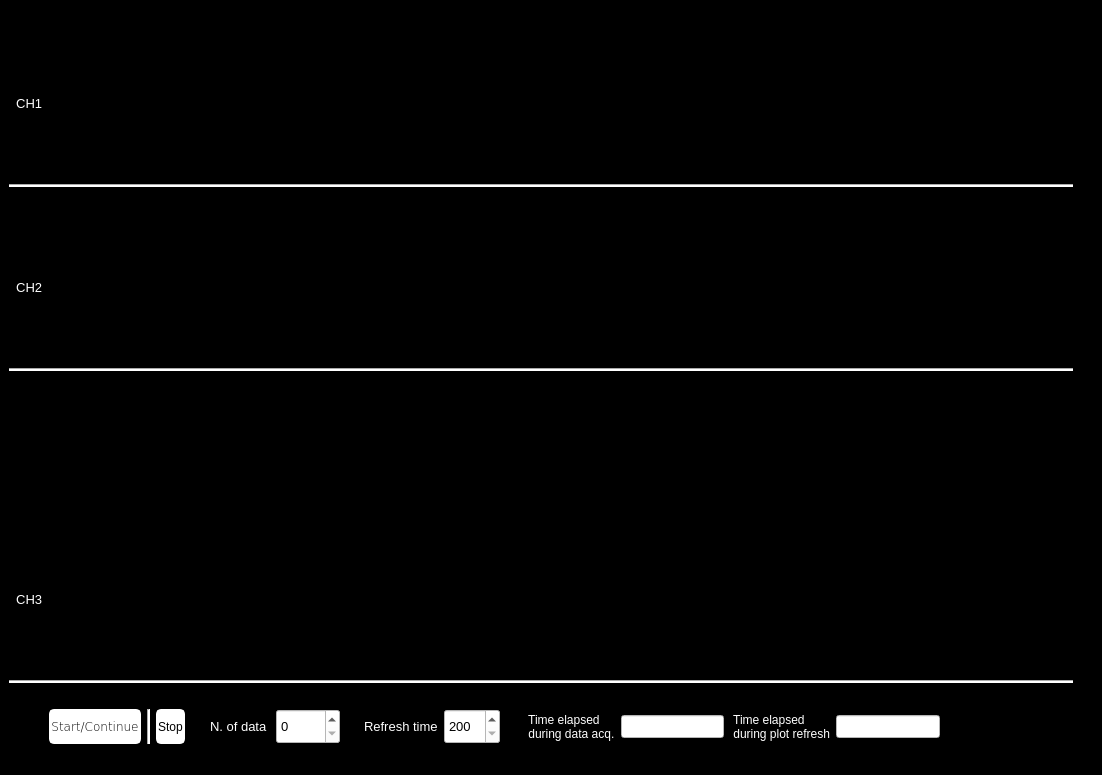
<?xml version="1.0" encoding="UTF-8"?>
<ui version="4.0">
 <class>MainWindow</class>
 <widget class="QMainWindow" name="MainWindow">
  <property name="geometry">
   <rect>
    <x>0</x>
    <y>0</y>
    <width>1102</width>
    <height>775</height>
   </rect>
  </property>
  <property name="windowTitle">
   <string>MainWindow</string>
  </property>
  <property name="styleSheet">
   <string notr="true">background-color: rgb(0, 0, 0);</string>
  </property>
  <widget class="QWidget" name="centralwidget">
   <layout class="QGridLayout" name="gridLayout">
    <item row="4" column="1" rowspan="4">
     <spacer name="verticalSpacer">
      <property name="orientation">
       <enum>Qt::Vertical</enum>
      </property>
      <property name="sizeHint" stdset="0">
       <size>
        <width>20</width>
        <height>40</height>
       </size>
      </property>
     </spacer>
    </item>
    <item row="1" column="0">
     <layout class="QHBoxLayout" name="horizontalLayout_5">
      <item>
       <widget class="QLabel" name="label_3">
        <property name="font">
         <font>
          <pointsize>10</pointsize>
         </font>
        </property>
        <property name="styleSheet">
         <string notr="true">color: rgb(255, 255, 255);</string>
        </property>
        <property name="text">
         <string>  CH1</string>
        </property>
       </widget>
      </item>
      <item>
       <widget class="PlotWidget" name="ch1Vplot" native="true">
        <property name="styleSheet">
         <string notr="true">background-color: rgb(0, 0, 0);</string>
        </property>
       </widget>
      </item>
      <item>
       <widget class="PlotWidget" name="ch1Aplot" native="true">
        <property name="styleSheet">
         <string notr="true">background-color: rgb(0, 0, 0);</string>
        </property>
       </widget>
      </item>
     </layout>
    </item>
    <item row="0" column="0">
     <spacer name="horizontalSpacer_9">
      <property name="orientation">
       <enum>Qt::Horizontal</enum>
      </property>
      <property name="sizeHint" stdset="0">
       <size>
        <width>40</width>
        <height>20</height>
       </size>
      </property>
     </spacer>
    </item>
    <item row="7" column="0">
     <layout class="QHBoxLayout" name="horizontalLayout_3">
      <item>
       <widget class="QLabel" name="label">
        <property name="font">
         <font>
          <pointsize>10</pointsize>
         </font>
        </property>
        <property name="styleSheet">
         <string notr="true">color: rgb(255, 255, 255);</string>
        </property>
        <property name="text">
         <string>  CH3</string>
        </property>
       </widget>
      </item>
      <item>
       <widget class="PlotWidget" name="ch3Vplot" native="true">
        <property name="styleSheet">
         <string notr="true">background-color: rgb(0, 0, 0);</string>
        </property>
       </widget>
      </item>
      <item>
       <widget class="PlotWidget" name="ch3Aplot" native="true">
        <property name="styleSheet">
         <string notr="true">background-color: rgb(0, 0, 0);</string>
        </property>
       </widget>
      </item>
     </layout>
    </item>
    <item row="10" column="0">
     <spacer name="horizontalSpacer_8">
      <property name="orientation">
       <enum>Qt::Horizontal</enum>
      </property>
      <property name="sizeHint" stdset="0">
       <size>
        <width>40</width>
        <height>20</height>
       </size>
      </property>
     </spacer>
    </item>
    <item row="9" column="0">
     <widget class="Line" name="line_4">
      <property name="styleSheet">
       <string notr="true">background-color: rgb(255, 255, 255);</string>
      </property>
      <property name="orientation">
       <enum>Qt::Horizontal</enum>
      </property>
     </widget>
    </item>
    <item row="2" column="0">
     <widget class="Line" name="line">
      <property name="styleSheet">
       <string notr="true">background-color: rgb(255, 255, 255);</string>
      </property>
      <property name="orientation">
       <enum>Qt::Horizontal</enum>
      </property>
     </widget>
    </item>
    <item row="5" column="0">
     <widget class="Line" name="line_2">
      <property name="styleSheet">
       <string notr="true">background-color: rgb(255, 255, 255);</string>
      </property>
      <property name="orientation">
       <enum>Qt::Horizontal</enum>
      </property>
     </widget>
    </item>
    <item row="6" column="0">
     <spacer name="horizontalSpacer_6">
      <property name="orientation">
       <enum>Qt::Horizontal</enum>
      </property>
      <property name="sizeHint" stdset="0">
       <size>
        <width>40</width>
        <height>20</height>
       </size>
      </property>
     </spacer>
    </item>
    <item row="3" column="0">
     <spacer name="horizontalSpacer_5">
      <property name="orientation">
       <enum>Qt::Horizontal</enum>
      </property>
      <property name="sizeHint" stdset="0">
       <size>
        <width>40</width>
        <height>20</height>
       </size>
      </property>
     </spacer>
    </item>
    <item row="11" column="0">
     <layout class="QHBoxLayout" name="horizontalLayout_2">
      <item>
       <spacer name="horizontalSpacer">
        <property name="orientation">
         <enum>Qt::Horizontal</enum>
        </property>
        <property name="sizeType">
         <enum>QSizePolicy::Minimum</enum>
        </property>
        <property name="sizeHint" stdset="0">
         <size>
          <width>40</width>
          <height>20</height>
         </size>
        </property>
       </spacer>
      </item>
      <item>
       <widget class="QPushButton" name="pushButton_2">
        <property name="sizePolicy">
         <sizepolicy hsizetype="MinimumExpanding" vsizetype="Maximum">
          <horstretch>0</horstretch>
          <verstretch>0</verstretch>
         </sizepolicy>
        </property>
        <property name="minimumSize">
         <size>
          <width>0</width>
          <height>35</height>
         </size>
        </property>
        <property name="font">
         <font>
          <family>Verdana</family>
          <pointsize>9</pointsize>
          <weight>9</weight>
          <italic>false</italic>
          <bold>false</bold>
         </font>
        </property>
        <property name="styleSheet">
         <string notr="true">QPushButton{
font: 75 9pt &quot;Verdana&quot;;
background-color: white;
    border: 2px solid white;
    border-radius: 5px;
}
QPushButton:pressed {
    background-color: green;
    border-style: inset;
}</string>
        </property>
        <property name="text">
         <string>Start/Continue</string>
        </property>
       </widget>
      </item>
      <item>
       <widget class="Line" name="line_6">
        <property name="styleSheet">
         <string notr="true">background-color: rgb(255, 255, 255);</string>
        </property>
        <property name="orientation">
         <enum>Qt::Vertical</enum>
        </property>
       </widget>
      </item>
      <item>
       <widget class="QPushButton" name="pushButton">
        <property name="sizePolicy">
         <sizepolicy hsizetype="MinimumExpanding" vsizetype="Maximum">
          <horstretch>0</horstretch>
          <verstretch>0</verstretch>
         </sizepolicy>
        </property>
        <property name="minimumSize">
         <size>
          <width>0</width>
          <height>35</height>
         </size>
        </property>
        <property name="autoFillBackground">
         <bool>false</bool>
        </property>
        <property name="styleSheet">
         <string notr="true">QPushButton{
font: 75 9pt &quot;Verdana&quot;;
background-color: white;
    border: 2px solid white;
    border-radius: 5px;
}
QPushButton:pressed {
    background-color: red;
    border-style: inset;
}</string>
        </property>
        <property name="text">
         <string>Stop</string>
        </property>
       </widget>
      </item>
      <item>
       <spacer name="horizontalSpacer_17">
        <property name="orientation">
         <enum>Qt::Horizontal</enum>
        </property>
        <property name="sizeHint" stdset="0">
         <size>
          <width>40</width>
          <height>20</height>
         </size>
        </property>
       </spacer>
      </item>
      <item>
       <widget class="QLabel" name="label_5">
        <property name="font">
         <font>
          <pointsize>10</pointsize>
         </font>
        </property>
        <property name="styleSheet">
         <string notr="true">color: rgb(255, 255, 255);</string>
        </property>
        <property name="text">
         <string>N. of data </string>
        </property>
       </widget>
      </item>
      <item>
       <widget class="QSpinBox" name="spinBox">
        <property name="sizePolicy">
         <sizepolicy hsizetype="Minimum" vsizetype="Maximum">
          <horstretch>0</horstretch>
          <verstretch>0</verstretch>
         </sizepolicy>
        </property>
        <property name="minimumSize">
         <size>
          <width>0</width>
          <height>35</height>
         </size>
        </property>
        <property name="font">
         <font>
          <pointsize>10</pointsize>
         </font>
        </property>
        <property name="styleSheet">
         <string notr="true">background-color: rgb(255, 255, 255);</string>
        </property>
        <property name="maximum">
         <number>10000</number>
        </property>
        <property name="singleStep">
         <number>20</number>
        </property>
        <property name="value">
         <number>0</number>
        </property>
       </widget>
      </item>
      <item>
       <spacer name="horizontalSpacer_16">
        <property name="orientation">
         <enum>Qt::Horizontal</enum>
        </property>
        <property name="sizeHint" stdset="0">
         <size>
          <width>40</width>
          <height>20</height>
         </size>
        </property>
       </spacer>
      </item>
      <item>
       <widget class="QLabel" name="label_4">
        <property name="font">
         <font>
          <pointsize>10</pointsize>
         </font>
        </property>
        <property name="styleSheet">
         <string notr="true">color: rgb(255, 255, 255);</string>
        </property>
        <property name="text">
         <string>Refresh time</string>
        </property>
       </widget>
      </item>
      <item>
       <widget class="QSpinBox" name="spinBox_2">
        <property name="sizePolicy">
         <sizepolicy hsizetype="Minimum" vsizetype="Maximum">
          <horstretch>0</horstretch>
          <verstretch>0</verstretch>
         </sizepolicy>
        </property>
        <property name="minimumSize">
         <size>
          <width>0</width>
          <height>35</height>
         </size>
        </property>
        <property name="font">
         <font>
          <pointsize>10</pointsize>
         </font>
        </property>
        <property name="styleSheet">
         <string notr="true">background-color: rgb(255, 255, 255);</string>
        </property>
        <property name="minimum">
         <number>200</number>
        </property>
        <property name="maximum">
         <number>5000</number>
        </property>
        <property name="singleStep">
         <number>100</number>
        </property>
       </widget>
      </item>
      <item>
       <spacer name="horizontalSpacer_14">
        <property name="orientation">
         <enum>Qt::Horizontal</enum>
        </property>
        <property name="sizeHint" stdset="0">
         <size>
          <width>40</width>
          <height>20</height>
         </size>
        </property>
       </spacer>
      </item>
      <item>
       <widget class="QLabel" name="label_6">
        <property name="font">
         <font>
          <pointsize>9</pointsize>
         </font>
        </property>
        <property name="styleSheet">
         <string notr="true">color: rgb(255, 255, 255);</string>
        </property>
        <property name="text">
         <string> Time elapsed 
 during data acq.</string>
        </property>
       </widget>
      </item>
      <item>
       <widget class="QLineEdit" name="lineEdit">
        <property name="font">
         <font>
          <pointsize>10</pointsize>
         </font>
        </property>
        <property name="styleSheet">
         <string notr="true">background-color: rgb(255, 255, 255);</string>
        </property>
        <property name="readOnly">
         <bool>true</bool>
        </property>
       </widget>
      </item>
      <item>
       <widget class="QLabel" name="label_7">
        <property name="font">
         <font>
          <pointsize>9</pointsize>
         </font>
        </property>
        <property name="styleSheet">
         <string notr="true">color: rgb(255, 255, 255);</string>
        </property>
        <property name="text">
         <string> Time elapsed 
 during plot refresh</string>
        </property>
       </widget>
      </item>
      <item>
       <widget class="QLineEdit" name="lineEdit_2">
        <property name="font">
         <font>
          <pointsize>10</pointsize>
         </font>
        </property>
        <property name="styleSheet">
         <string notr="true">background-color: rgb(255, 255, 255);</string>
        </property>
        <property name="readOnly">
         <bool>true</bool>
        </property>
       </widget>
      </item>
      <item>
       <spacer name="horizontalSpacer_13">
        <property name="orientation">
         <enum>Qt::Horizontal</enum>
        </property>
        <property name="sizeType">
         <enum>QSizePolicy::Expanding</enum>
        </property>
        <property name="sizeHint" stdset="0">
         <size>
          <width>40</width>
          <height>20</height>
         </size>
        </property>
       </spacer>
      </item>
      <item>
       <spacer name="horizontalSpacer_12">
        <property name="orientation">
         <enum>Qt::Horizontal</enum>
        </property>
        <property name="sizeHint" stdset="0">
         <size>
          <width>40</width>
          <height>20</height>
         </size>
        </property>
       </spacer>
      </item>
      <item>
       <spacer name="horizontalSpacer_11">
        <property name="orientation">
         <enum>Qt::Horizontal</enum>
        </property>
        <property name="sizeType">
         <enum>QSizePolicy::MinimumExpanding</enum>
        </property>
        <property name="sizeHint" stdset="0">
         <size>
          <width>40</width>
          <height>20</height>
         </size>
        </property>
       </spacer>
      </item>
      <item>
       <spacer name="horizontalSpacer_10">
        <property name="orientation">
         <enum>Qt::Horizontal</enum>
        </property>
        <property name="sizeHint" stdset="0">
         <size>
          <width>40</width>
          <height>20</height>
         </size>
        </property>
       </spacer>
      </item>
      <item>
       <spacer name="horizontalSpacer_4">
        <property name="orientation">
         <enum>Qt::Horizontal</enum>
        </property>
        <property name="sizeHint" stdset="0">
         <size>
          <width>40</width>
          <height>20</height>
         </size>
        </property>
       </spacer>
      </item>
      <item>
       <spacer name="horizontalSpacer_3">
        <property name="orientation">
         <enum>Qt::Horizontal</enum>
        </property>
        <property name="sizeHint" stdset="0">
         <size>
          <width>40</width>
          <height>20</height>
         </size>
        </property>
       </spacer>
      </item>
     </layout>
    </item>
    <item row="4" column="0">
     <layout class="QHBoxLayout" name="horizontalLayout_4">
      <item>
       <widget class="QLabel" name="label_2">
        <property name="font">
         <font>
          <pointsize>10</pointsize>
         </font>
        </property>
        <property name="styleSheet">
         <string notr="true">color: rgb(255, 255, 255);</string>
        </property>
        <property name="text">
         <string>  CH2</string>
        </property>
       </widget>
      </item>
      <item>
       <widget class="PlotWidget" name="ch2Vplot" native="true">
        <property name="styleSheet">
         <string notr="true">background-color: rgb(0, 0, 0);</string>
        </property>
       </widget>
      </item>
      <item>
       <widget class="PlotWidget" name="ch2Aplot" native="true">
        <property name="styleSheet">
         <string notr="true">background-color: rgb(0, 0, 0);</string>
        </property>
       </widget>
      </item>
     </layout>
    </item>
   </layout>
  </widget>
  <widget class="QStatusBar" name="statusbar"/>
 </widget>
 <customwidgets>
  <customwidget>
   <class>PlotWidget</class>
   <extends>QWidget</extends>
   <header>pyqtgraph</header>
   <container>1</container>
  </customwidget>
 </customwidgets>
 <tabstops>
  <tabstop>pushButton_2</tabstop>
  <tabstop>pushButton</tabstop>
 </tabstops>
 <resources/>
 <connections/>
</ui>
